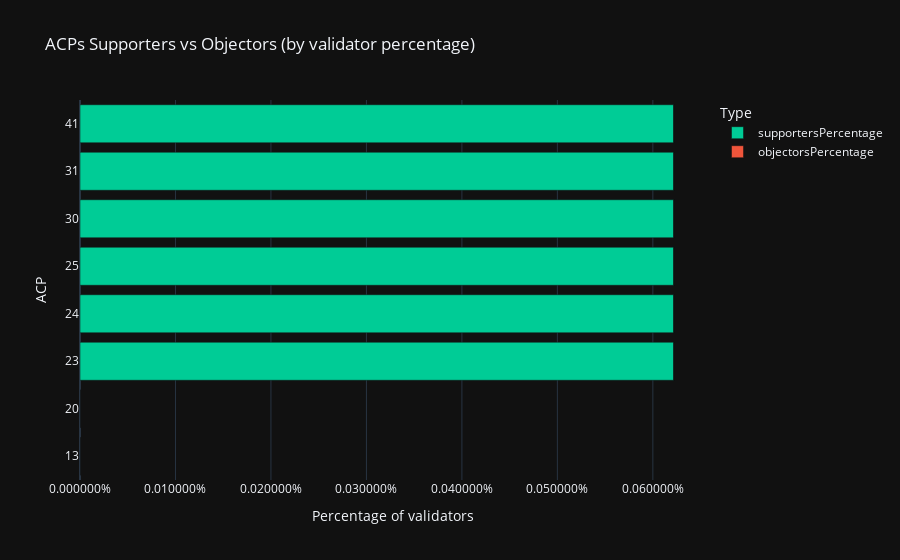

Notebook code for this chart:
### Code cell
# ACPS supporters vs objectors bar chart (by validator percentage)
acps_supporters_vs_objectors_percent = px.bar(
	acps_support_df,
	x=["supportersPercentage", "objectorsPercentage"],
	y="acp",
	title="ACPs Supporters vs Objectors (by validator percentage)",
	labels={"value": "Percentage of validators", "variable": "Type", "acp": "ACP"},
	color_discrete_sequence=["#00cc96", "#ef553b"],
	orientation="h",
	template="plotly_dark",
)
acps_supporters_vs_objectors_percent.update_layout(
	xaxis_tickformat="%"
)

acps_supporters_vs_objectors_percent.show()

### Figure 1 — Plotly figure (JSON) as saved in the notebook; plotly's stock layout.template omitted (floating-point values rounded to 4 significant figures)
{"data": [{"alignmentgroup": "True", "hovertemplate": "Type=supportersPercentage<br>Percentage of validators=%{x}<br>ACP=%{y}<extra></extra>", "legendgroup": "supportersPercentage", "marker": {"color": "#00cc96", "pattern": {"shape": ""}}, "name": "supportersPercentage", "offsetgroup": "supportersPercentage", "orientation": "h", "showlegend": true, "textposition": "auto", "type": "bar", "x": [0, 0, 0.0006219, 0.0006219, 0.0006219, 0.0006219, 0.0006219, 0.0006219], "xaxis": "x", "y": ["13", "20", "23", "24", "25", "30", "31", "41"], "yaxis": "y"}, {"alignmentgroup": "True", "hovertemplate": "Type=objectorsPercentage<br>Percentage of validators=%{x}<br>ACP=%{y}<extra></extra>", "legendgroup": "objectorsPercentage", "marker": {"color": "#ef553b", "pattern": {"shape": ""}}, "name": "objectorsPercentage", "offsetgroup": "objectorsPercentage", "orientation": "h", "showlegend": true, "textposition": "auto", "type": "bar", "x": [0, 0, 0, 0, 0, 0, 0, 0], "xaxis": "x", "y": ["13", "20", "23", "24", "25", "30", "31", "41"], "yaxis": "y"}], "layout": {"barmode": "relative", "legend": {"title": {"text": "Type"}, "tracegroupgap": 0}, "title": {"text": "ACPs Supporters vs Objectors (by validator percentage)"}, "xaxis": {"anchor": "y", "domain": [0, 1], "tickformat": "%", "title": {"text": "Percentage of validators"}}, "yaxis": {"anchor": "x", "domain": [0, 1], "title": {"text": "ACP"}}}}
